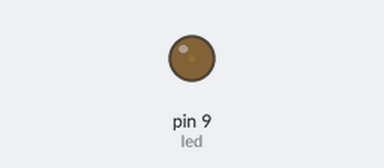
Bench run of a sketch on a simulated Arduino Uno, built with avr-gcc and run on an emulated ATmega328P. Shown: output pins drawn as LEDs (lit = HIGH).

Above: at 0.05 s.
At 1.15 s:
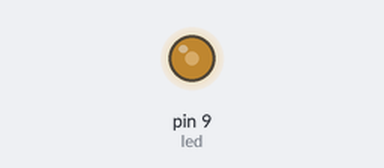
At 2.3 s:
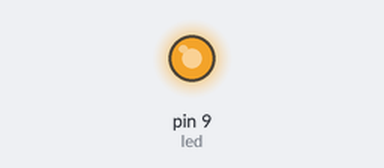
At 4.6 s:
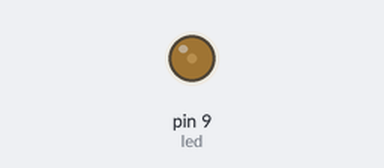
Timing chart, 0 to 6.6 s (numbered marks = the images above):
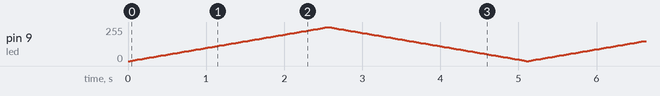

The sketch:

week05_PWM.ino
```cpp
int led = 9; //the pin that the LED is attached to
int brightness = 0; //how bright the LED is
int fadeAmount = 3; //how many points to fade the LED by

void setup() {
  pinMode(led, OUTPUT);
}

void loop() {
  analogWrite(led, brightness);
  brightness += fadeAmount;
  if (brightness <= 0 || brightness >= 255) {
    fadeAmount = -fadeAmount;
  }
  delay(30);
}
```
